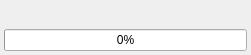
<?xml version="1.0" encoding="UTF-8"?>
<ui version="4.0">
 <class>TaskProcessWidget</class>
 <widget class="QWidget" name="TaskProcessWidget">
  <property name="geometry">
   <rect>
    <x>0</x>
    <y>0</y>
    <width>251</width>
    <height>55</height>
   </rect>
  </property>
  <property name="minimumSize">
   <size>
    <width>0</width>
    <height>55</height>
   </size>
  </property>
  <property name="windowTitle">
   <string>Form</string>
  </property>
  <layout class="QGridLayout" name="gridLayout">
   <property name="leftMargin">
    <number>4</number>
   </property>
   <property name="topMargin">
    <number>4</number>
   </property>
   <property name="rightMargin">
    <number>4</number>
   </property>
   <property name="bottomMargin">
    <number>4</number>
   </property>
   <property name="spacing">
    <number>4</number>
   </property>
   <item row="0" column="0">
    <widget class="QLabel" name="title">
     <property name="text">
      <string/>
     </property>
     <property name="scaledContents">
      <bool>true</bool>
     </property>
     <property name="alignment">
      <set>Qt::AlignCenter</set>
     </property>
     <property name="wordWrap">
      <bool>true</bool>
     </property>
    </widget>
   </item>
   <item row="1" column="0">
    <widget class="QProgressBar" name="progress">
     <property name="maximum">
      <number>100000</number>
     </property>
     <property name="value">
      <number>0</number>
     </property>
    </widget>
   </item>
  </layout>
 </widget>
 <resources/>
 <connections/>
</ui>
